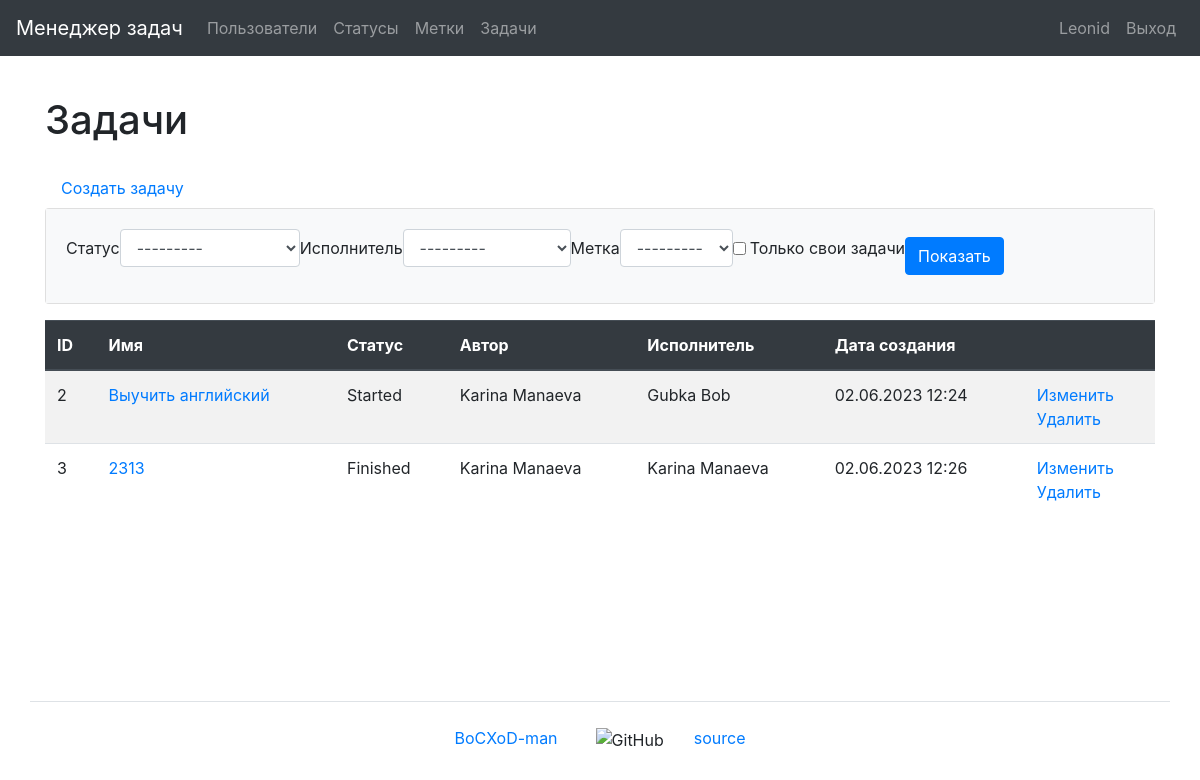
Page /tasks/ (signed in) on the earlier database version.
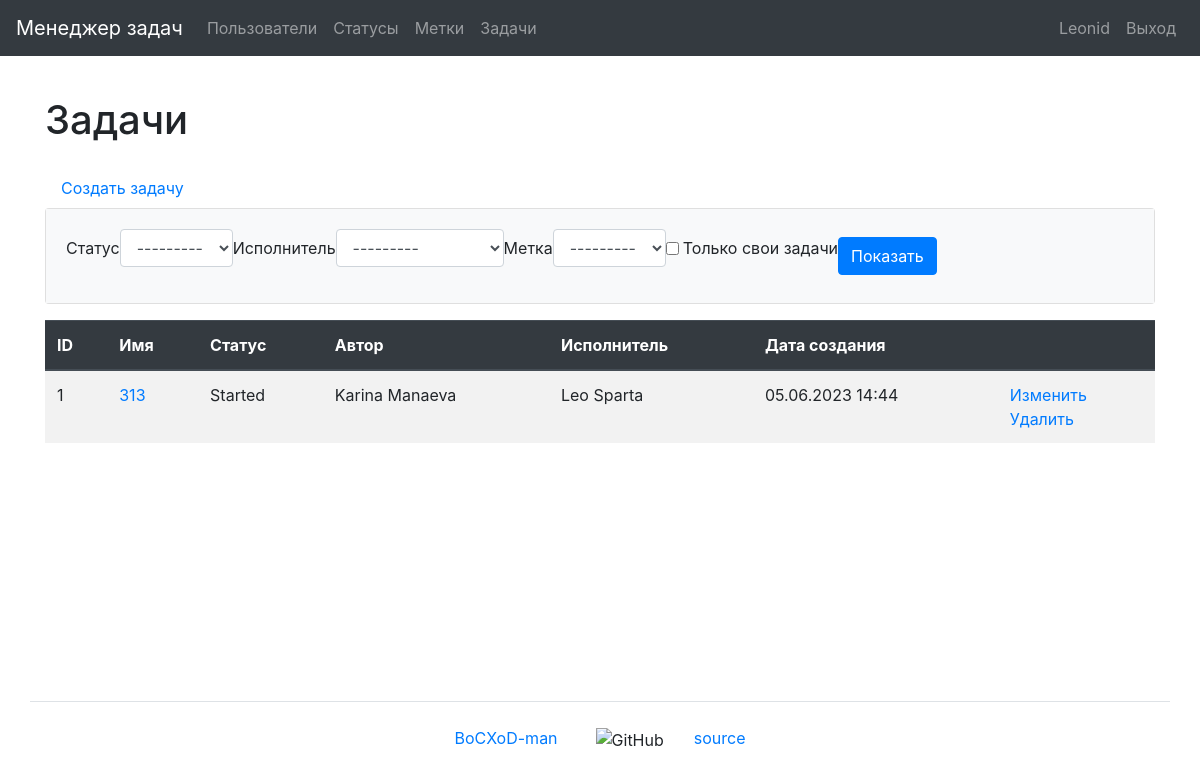
Same page on the later database version.
### task_manager/tasks/models.py (models this page shows, shortened)
class Task(models.Model):
    name = models.CharField(
        max_length=150,
        blank=False,
        unique=True,
        verbose_name=_('Name')
    )
    description = models.TextField(
        max_length=10000,
        blank=True,
        verbose_name=_('Description')
    )
    date_created = models.DateTimeField(
        auto_now_add=True,
        verbose_name=_('Creation date')
    )
    author = models.ForeignKey(
        User,
        on_delete=models.PROTECT,
        related_name='author',
        verbose_name=_('Author')
    )
    status = models.ForeignKey(
        Status,
        on_delete=models.PROTECT,
        related_name='statuses',
        verbose_name=_('Status')
    )
    executor = models.ForeignKey(
        User,
        on_delete=models.PROTECT,
        related_name='executor',
        verbose_name=_('Executor')
    )
    labels = models.ManyToManyField(
        Label,
        through='TaskLabelRelation',
        through_fields=('task', 'label'),
        blank=True,
        related_name='labels',
        verbose_name=_('Labels')
    )
    class Meta:
        verbose_name = _('Task')
        verbose_name_plural = _('Tasks')

### task_manager/statuses/models.py (models this page shows)
class Status(models.Model):
    name = models.CharField(
        max_length=150,
        unique=True,
        blank=False,
        verbose_name=_('Name'),
    )
    date_created = models.DateTimeField(
        auto_now_add=True,
        verbose_name=_('Creation date')
    )
    def __str__(self):
        return self.name
    class Meta:
        verbose_name = _('Status')
        verbose_name_plural = _('Statuses')

### task_manager/users/models.py (models this page shows)
class User(AbstractUser):
    first_name = models.CharField(max_length=150)
    last_name = models.CharField(max_length=150)
    def __str__(self):
        return self.get_full_name()

### task_manager/tasks/views.py (the view)
# urls.py: path('', TasksListView.as_view(), name='tasks'),
class TasksListView(AuthRequiredMixin, FilterView):
    template_name = 'tasks/tasks.html'
    model = Task
    filterset_class = TaskFilter
    context_object_name = 'tasks'
    extra_context = {
        'title': _('Tasks'),
        'button_text': _('Show'),
    }

### task_manager/labels/models.py (called while the page is built)
    def __str__(self):
        return self.name

### task_manager/mixins.py (called while the page is built)
    def dispatch(self, request, *args, **kwargs):
        if not request.user.is_authenticated:
            messages.error(request, self.auth_message)
            return redirect(reverse_lazy('login'))
        return super().dispatch(request, *args, **kwargs)

### task_manager/templates/tasks/tasks.html (shortened to what this page needs)
{% extends "base.html" %}
{% load bootstrap4 %}
{% load i18n %}
{% block content %}
    <h1 class="my-4">{{ title }}</h1>
    <a class="nav-link" href="{% url 'task_create' %}">{% trans 'Create task' %}</a>
    <div class="card mb-3">
        <div class="card-body bg-light">
            <form class="form-inline center" method="get">
              {% bootstrap_form filter.form field_class="ml-2 mr-3" %}
              {% bootstrap_button button_text button_type="submit" button_class="btn btn-primary" %}
            </form>
        </div>
    </div>
    <table class="table table-striped">
        <thead class="thead-dark">
            <tr>
                <th>ID</th>
                <th>{% trans 'Name' %}</th>
                <th>{% trans 'Status' %}</th>
                <th>{% trans 'Author' %}</th>
                <th>{% trans 'Executor' %}</th>
                <th>{% trans 'Creation date' %}</th>
                <th></th>
            </tr>
        </thead>
        <tbody>
            {% if tasks %}
                {% for task in tasks %}
                    <tr>
                        <td>{{ task.id }}</td>
                        <td><a href="{% url 'task_show' task.id %}">{{ task.name }}</a></td>
                        <td>{{ task.status }}</td>
                        <td>{{ task.author }}</td>
                        <td>{{ task.executor }}</td>
                        <td>{{ task.date_created|date:"d.m.Y H:i" }}</td>
                        <td>
                            <a href="{% url 'task_update' task.id %}">{% trans 'Update' %}</a>
                            <br>
                            <a href="{% url 'task_delete' task.id %}">{% trans 'Delete' %}</a>
                        </td>
                    </tr>
                {% endfor %}
            {% endif %}
        </tbody>
    </table>
{% endblock content %}

Differences in the rows shown:
removed Task: id "2", name "Выучить английский", status "Started", author "Karina Manaeva", executor "Gubka Bob", date_created "02.06.2023 12:24"
removed Task: id "3", name "2313", status "Finished", author "Karina Manaeva", executor "Karina Manaeva", date_created "02.06.2023 12:26"
added Task: id "1", name "313", status "Started", author "Karina Manaeva", executor "Leo Sparta", date_created "05.06.2023 14:44"
